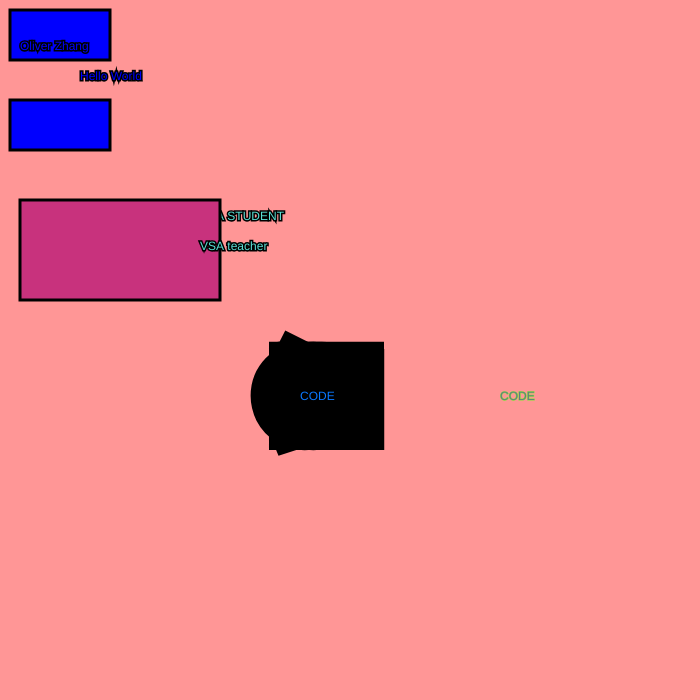
Frame 1 (no input)
Frame 60 (no input): identical to frame 1, image omitted
Frame 120 (the mouse pressed at the canvas centre since frame 60): identical to frame 1, image omitted

The p5.js sketch that drew this single still picture (run headless with seeded random() and noise() and a simulated clock; from frame 60 on, the mouse is pressed at the canvas centre):

// p5.js sketch
// ── sketch.js
function setup()
{
  createCanvas(700,700);

}

function draw()
{
	background(255,150,150)

	fill(0,0,255);
	stroke(0,0,0);
	strokeWeight(3);

	text("Hello World",80,80);

	rect(10,10,100,50);


	text("Oliver Zhang",20,50);

	text("Donald Trump",20,130);
	rect(10,100,100,50);

	fill(255,255,255);



  fill(90,223,213)
  text("VSA STUDENT",200,220)





  fill(200,50,125)
  rect(20,200,200,100)

  fill(90,223,213)
  text("VSA teacher",200,250)

  fill(10,120,255);
  stroke(0,0,0);
  strokeWeight(100);
  text("CODE",300,400,)

  fill(100,120,130);
  stroke(123,234,50);
  strokeWeight(1);
  text("CODE",500,400,)


}
